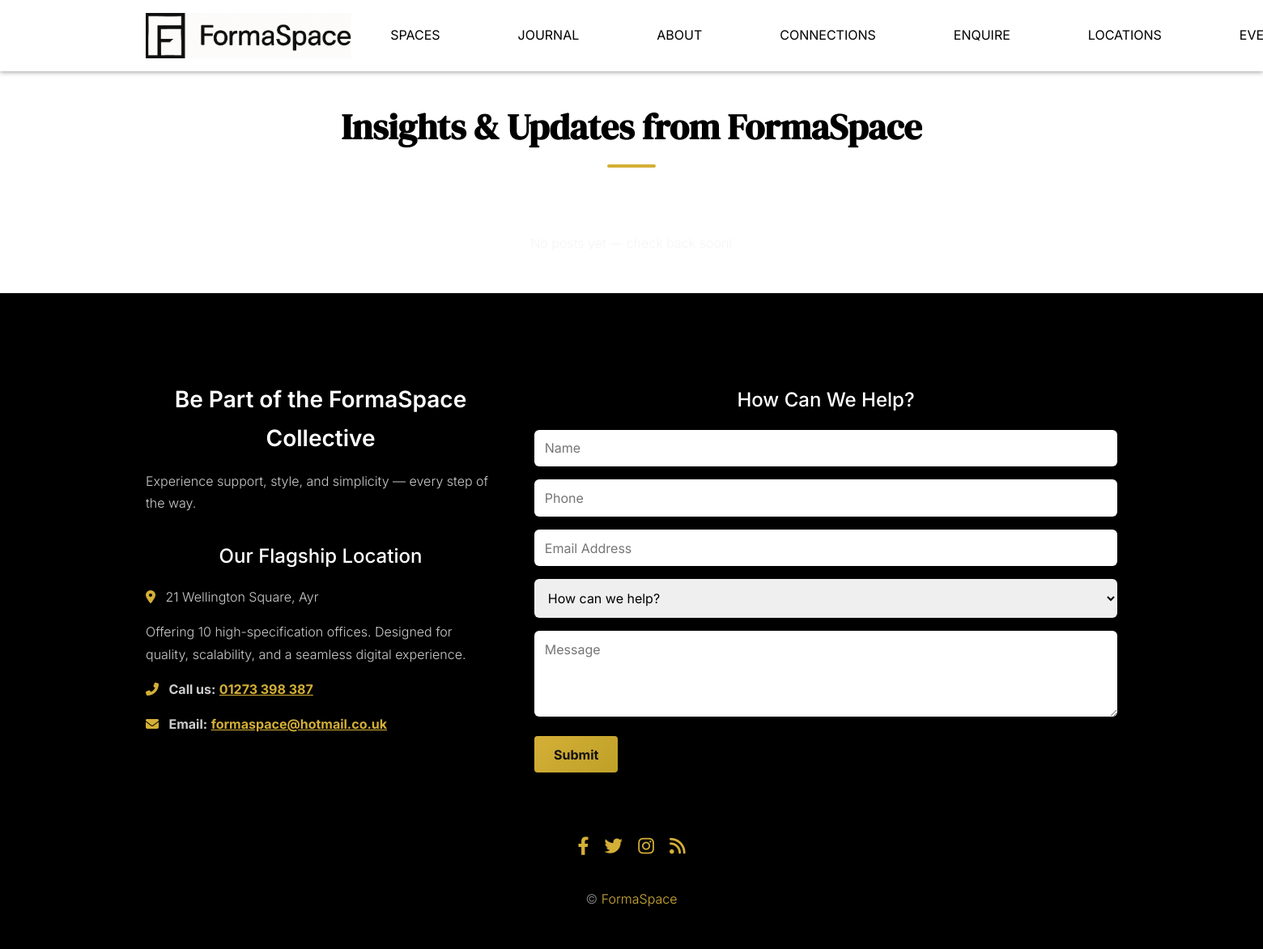
The page /blog/ on the database as committed earlier.
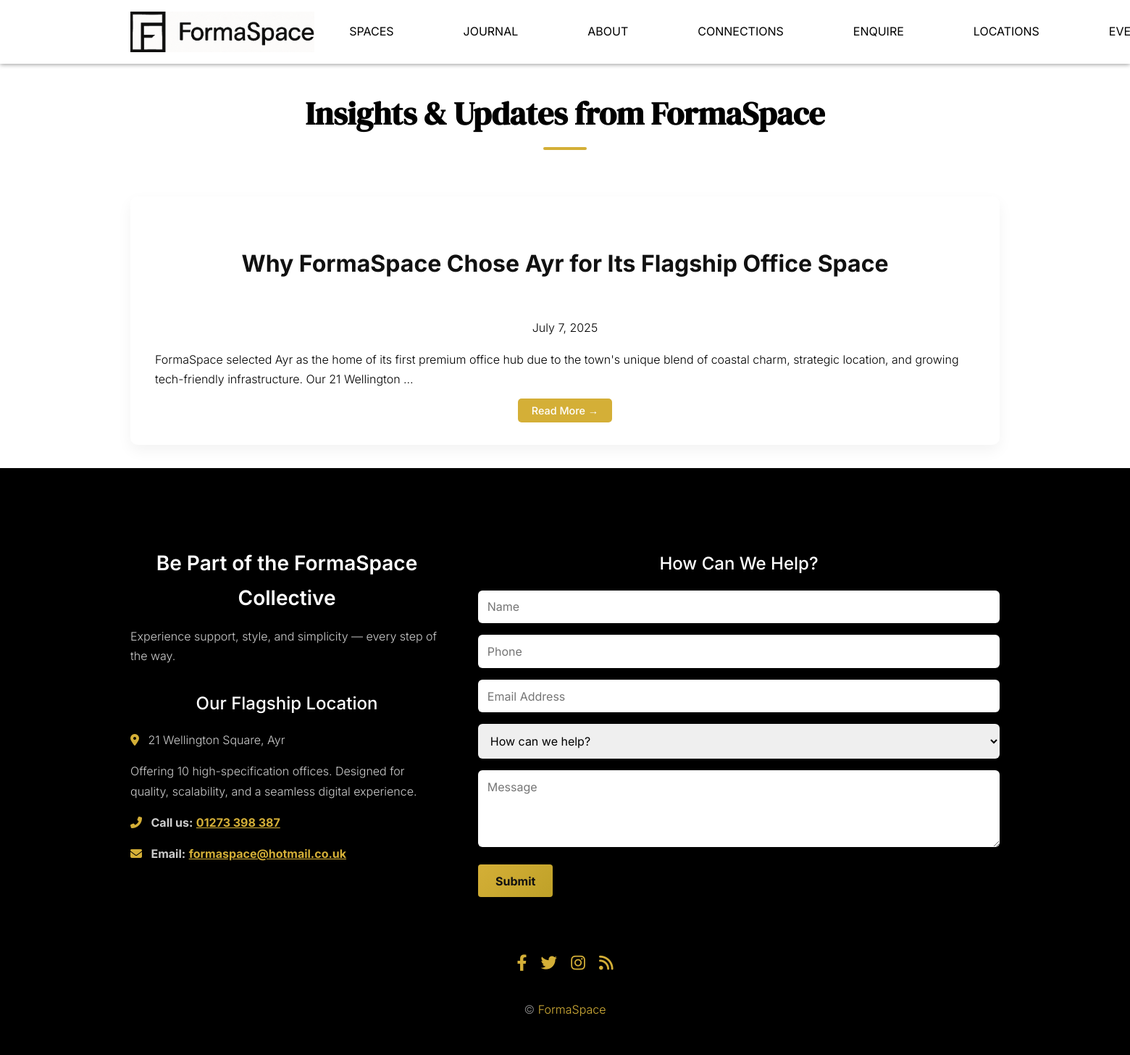
The same page on the database as committed later.
### blog/models.py (models this page shows, shortened)
class Post(models.Model):
    title = models.CharField(max_length=200)
    content = models.TextField()
    image = models.ImageField(upload_to='blog_images/', blank=True, null=True)
    content = RichTextField(blank=True, null=True)
    categories = models.ManyToManyField(Category, blank=True)
    published_at = models.DateTimeField(auto_now_add=True)
    tags = models.CharField(max_length=200, blank=True)

### blog/views.py (the view)
# urls.py: path('', views.post_list, name='post_list'),
def post_list(request):
    posts = Post.objects.all().order_by('-published_at')
    return render(request, 'blog/post_list.html', {'posts': posts})

### blog/templates/blog/post_list.html
{% extends "base.html" %}
{% load static %}
{% block content %}
<div class="page-light-theme">
  <section class="blog-section container py-5" data-aos="fade-up">
    <div class="section-title text-center mb-5">
      <h2 class="section-heading">Insights & Updates from FormaSpace</h2>
    </div>
    <div class="blog-post-grid">
      {% for post in posts %}
        <div class="fancy-hover-box blog-post-card">
          <div class="section-title text-center mb-3">
            <h3 class="section-heading">
              <a href="{% url 'blog:post_detail' post.pk %}">{{ post.title }}</a>
            </h3>
          </div>
          <p class="post-date text-muted text-center">{{ post.published_at|date:"F j, Y" }}</p>
          <p class="post-snippet text-dark mt-3">{{ post.content|truncatewords:30 }}</p>
          <div class="text-center mt-3">
            <a href="{% url 'blog:post_detail' post.pk %}" class="btn-text">Read More →</a>
          </div>
        </div>
      {% empty %}
        <p class="text-muted text-center">No posts yet — check back soon!</p>
      {% endfor %}
    </div>
  </section>
</div>
{% endblock %}

### templates/base.html (shortened to what this page needs)
{% load static %}
<!DOCTYPE html>
<html lang="en">
<head>
    <link rel="stylesheet" href="https://cdnjs.cloudflare.com/ajax/libs/font-awesome/6.5.0/css/all.min.css" />
    <link href="https://unpkg.com/aos@next/dist/aos.css" rel="stylesheet">
    <link href="https://unpkg.com/phosphor-icons@1.4.2/src/css/icons.css" rel="stylesheet">
    <link rel="stylesheet" href="{% static 'css/styles.css' %}" />
</head>
<body>
    {% include "partials/navbar.html" %}
    <main>{% block content %}{% endblock %}</main>
    {% include "partials/footer.html" %}
</body>
</html>

### templates/partials/navbar.html (shortened to what this page needs)
{% load static %}
<header class="navbar">
    <div class="container navbar-container">
        <a href="/" class="logo" style="height: 3.5rem; display: flex; align-items: center;">
            <img src="{% static 'images/formaspacelogo-wrapper.svg' %}" alt="FormaSpace Logo" style="height: 100%;" />
        </a>
        <nav>
            <ul class="nav-links">
                <li class="dropdown">
                    <a href="#" class="dropdown-toggle">SPACES</a>
                </li>
                <li><a href="{% url 'blog:post_list' %}">JOURNAL</a></li>
                <li><a href="{% url 'branding:about' %}">ABOUT</a></li>
                <li><a href="{% url 'pages:connectivity' %}">CONNECTIONS</a></li>
                <li><a href="{% url 'enquiries:enquiry_create' %}">ENQUIRE</a></li>
                <li><a href="{% url 'locations:location' %}">LOCATIONS</a></li>
                <li><a href="{% url 'blog:event_list' %}">EVENTS</a></li>
            </ul>
        </nav>
    </div>
</header>

### templates/partials/footer.html (shortened to what this page needs)
{% load static %}
<footer id="main-footer" class="footer premium-footer">
  <div class="footer-glow-box">
    <div class="footer-container container" data-aos="fade-up" data-aos-delay="500">
      <div class="footer-info scroll-fade">
        <h3>Be Part of the FormaSpace Collective</h3>
        <p>Experience support, style, and simplicity — every step of the way.</p>
        <h4>Our Flagship Location</h4>
        <p>
          <span class="icon gold-icon"><i class="fas fa-map-marker-alt"></i></span>
          21 Wellington Square, Ayr
        </p>
        <p>
          Offering 10 high-specification offices. Designed for quality, scalability, and a seamless digital experience.
        </p>
        <p>
          <span class="icon"><i class="fas fa-phone-alt"></i></span>
          <strong>Call us:</strong>
          <a href="tel:01273398387">01273 398 387</a>
        </p>
        <p>
          <span class="icon"><i class="fas fa-envelope"></i></span>
          <strong>Email:</strong>
          <a href="mailto:formaspace@hotmail.co.uk">formaspace@hotmail.co.uk</a>
        </p>
      </div>
      <div class="footer-form scroll-fade">
        <h4>How Can We Help?</h4>
        <div class="form-card">
          <form action="#" method="post" class="contact-form">
            <input type="text" name="name" placeholder="Name" required />
            <input type="tel" name="phone" placeholder="Phone" />
            <input type="email" name="email" placeholder="Email Address" required />
            <select name="service" required>
              <option value="" disabled selected hidden>How can we help?</option>
            </select>
            <textarea name="message" placeholder="Message" rows="4" required></textarea>
            <button type="submit" class="cta-button">Submit</button>
          </form>
        </div>
      </div>
    </div>
  </div>
  <div id="footer-bottom">
    <div class="container footer-bottom-content">
      <ul class="social-icons">
        <li><a href="#" aria-label="Facebook"><i class="fab fa-facebook-f"></i></a></li>
        <li><a href="#" aria-label="Twitter"><i class="fab fa-twitter"></i></a></li>
        <li><a href="https://www.instagram.com/" target="_blank" aria-label="Instagram"><i
              class="fab fa-instagram"></i></a></li>
        <li><a href="#" aria-label="RSS"><i class="fas fa-rss"></i></a></li>
      </ul>
      <p id="footer-info">
        &copy; {{ now|date:"Y" }} <a href="#">FormaSpace</a>
      </p>
    </div>
  </div>
</footer>

Rows that differ between the two databases and show on the page:
added Post: title "Why FormaSpace Chose Ayr for Its Flagship Office Space", published_at "July 7, 2025", content "FormaSpace selected Ayr as the home of its first premium office hub due to the town's unique blend of coastal charm, strategic location, and growing tech-friendly infrastructure. Our 21 Wellington …"
